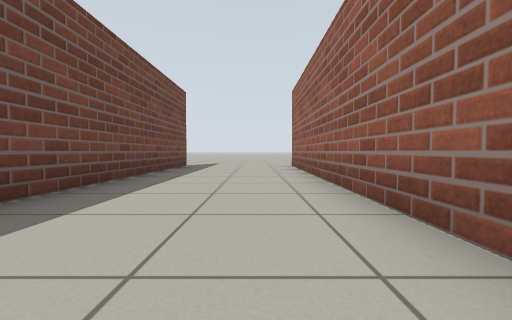
View 1 (above)

16 first-person views from a walk through a robot-simulator world made for Gazebo. The camera is 0.5 m above the floor, tilts 2° down and sees 90° across. Floor lines are 1 m apart. The floor is counted in squares, 1 m on a side. Each view is taken from the middle of a square. On the plan, view 1 faces up. The plan holds only what a view shows up to about 9 squares ahead; the rest is blank.

View 2
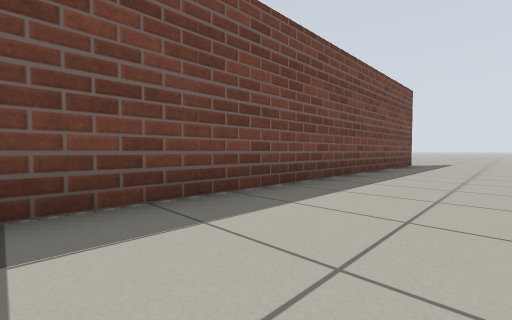

View 3
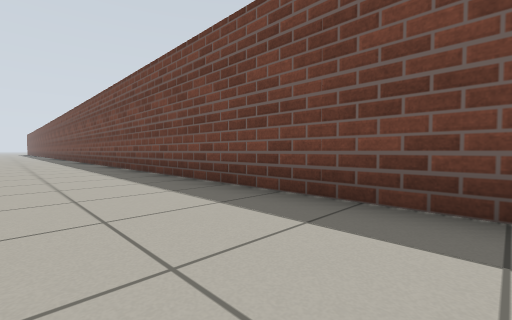

View 4
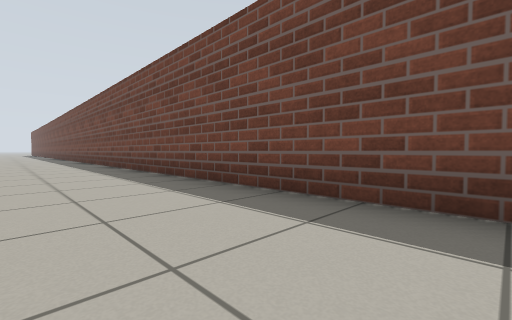

View 5
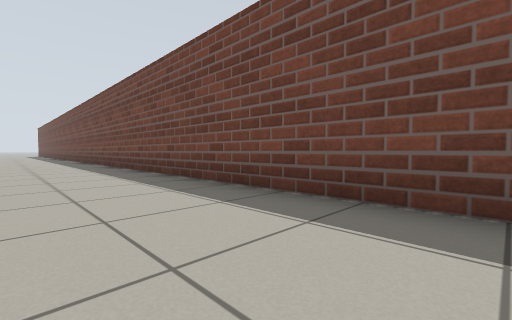

View 6
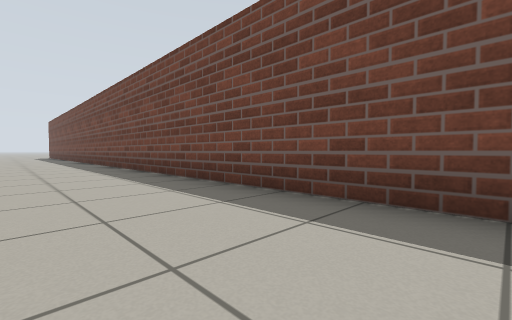

View 7
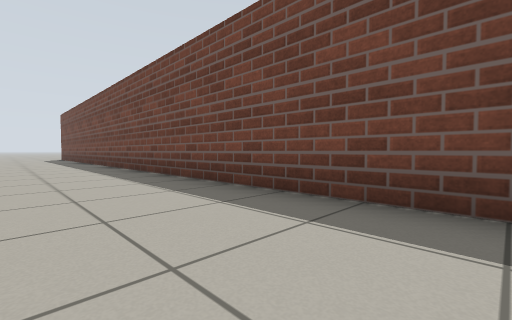

View 8
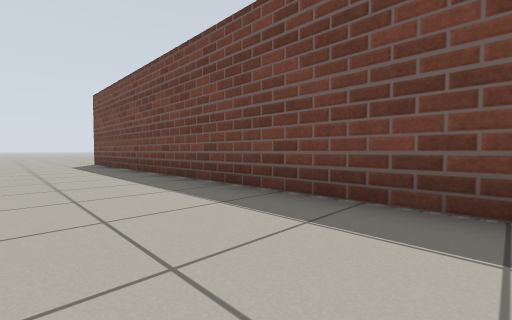

View 9
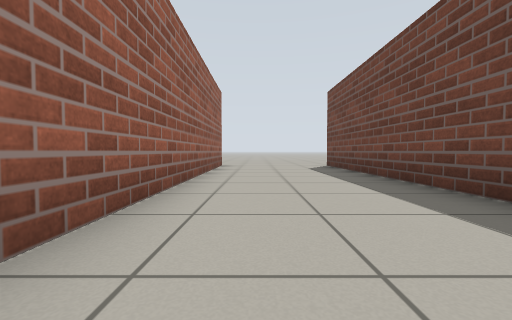

View 10
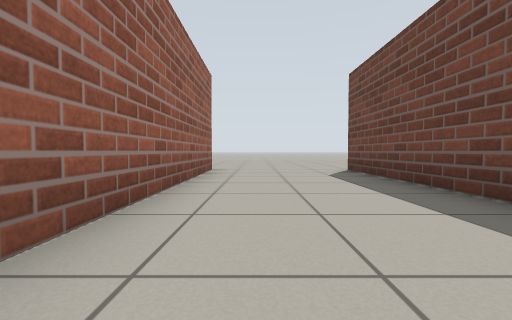

View 11
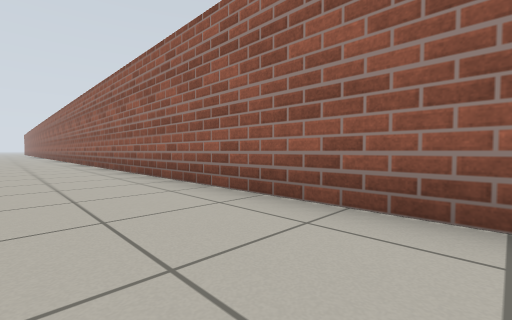

View 12
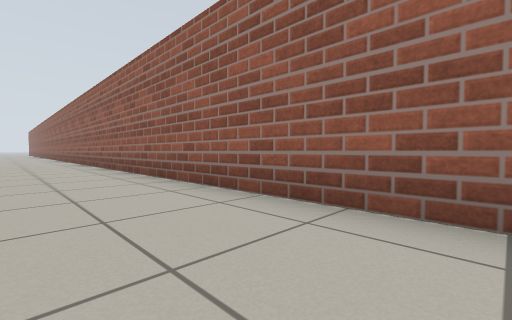

View 13
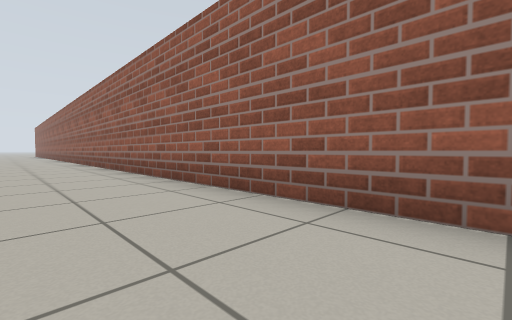

View 14
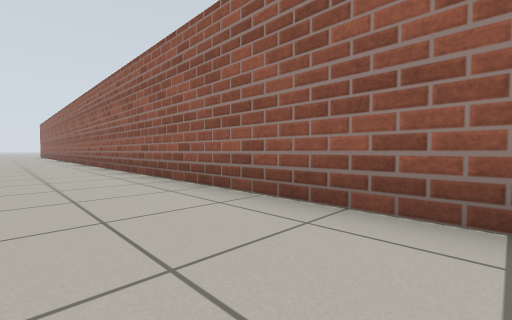

View 15
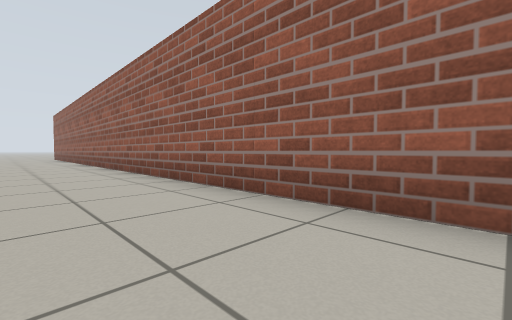

View 16
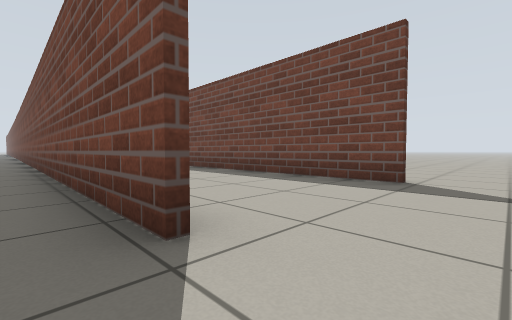

### Floor plan
Points are (right, up) in squares from view 1. A wall is a line through its corners. A room is listed if a view was taken in it or the views show most of it. See-through windows are left out.
Room 1 (views 1, 2, 3, 4, 5, 6, 7, 8, 9, 10, 11, 12, 13, 14, 15)
walls: (1.1, -7.9) (1.2, 8.6); (-2.5, -32.4) (-2.4, -40.8); (-2.4, 8.9) (-2.6, -32.6); (1.2, -40.9) (1, -7.8)
ways out: opening at (1, -41.5) to room 2; opening at (1, 9.5) to room 2; opening at (-2, -41.5); opening at (-2, 9.5)
Room 2 (view 16)
walls: (1.4, 8.8) (1.3, -2.1)
ways out: opening at (1, -41.5) to room 1; opening at (1, 9.5) to room 1

Positions as (right, up) in squares from view 1, and headings:
1: (0, 0), facing up
2: (0, -1), facing up-left
3: (0, 2), facing down-left
4: (0, -4), facing down-left
5: (0, -11), facing down-left
6: (0, -18), facing down-left
7: (0, -23), facing down-left
8: (0, -30), facing down-left
9: (0, -32), facing down
10: (0, -34), facing down
11: (-1, -35), facing up-right
12: (-1, -28), facing up-right
13: (-1, -21), facing up-right
14: (-1, -17), facing up-right
15: (-1, -10), facing up-right
16: (2, 10), facing down-left
